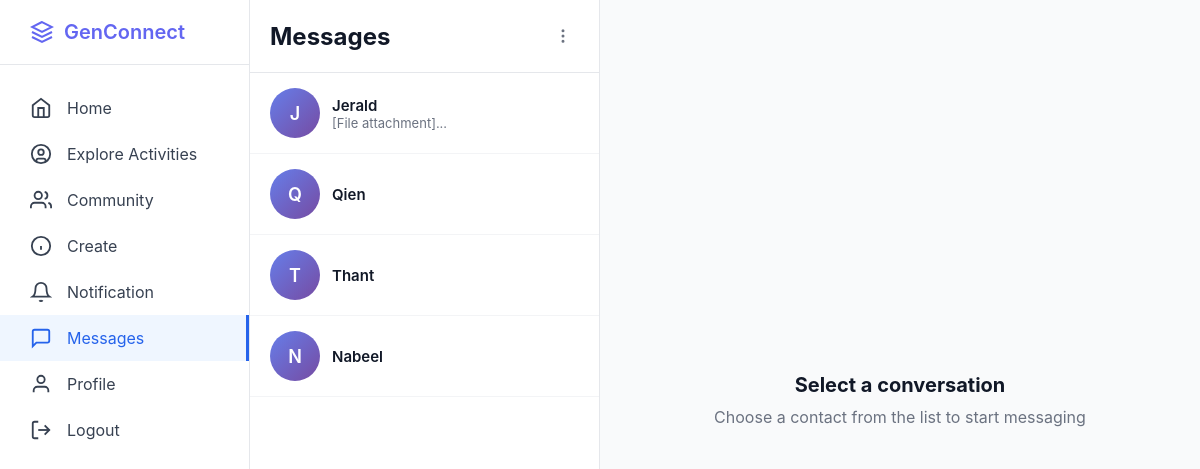
/messages (signed in), run on an earlier commit of the app's database.
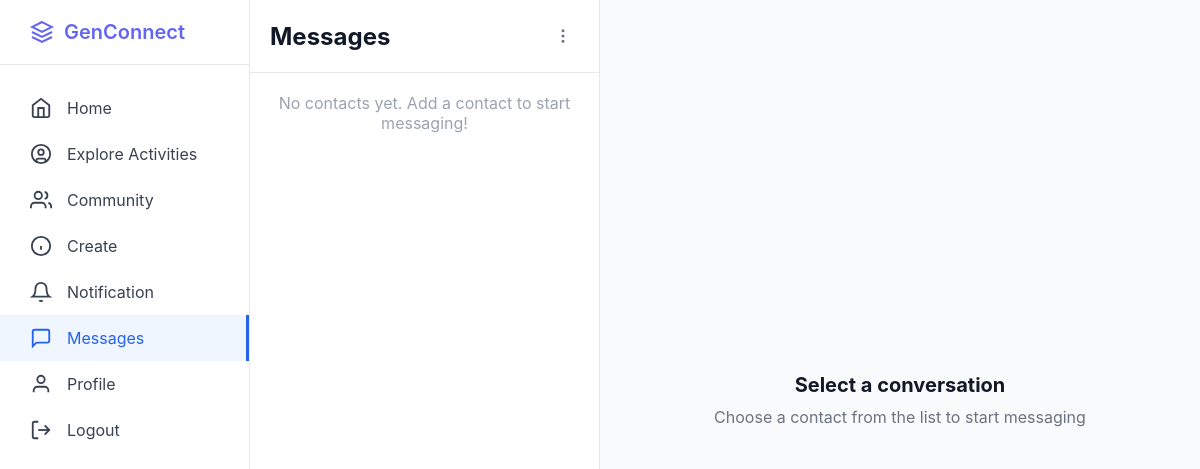
And on a later commit of the database.
### app.py (models this page shows, shortened)
class User(db.Model):
    __tablename__ = 'users'
    id = db.Column(db.Integer, primary_key=True)
    username = db.Column(db.String(80), unique=True, nullable=False)
    email = db.Column(db.String(120), unique=True, nullable=False)
    fullname = db.Column(db.String(100), nullable=True)
    password_hash = db.Column(db.String(255), nullable=False)
    bio = db.Column(db.Text, nullable=True)
    interests = db.Column(db.String(255), nullable=True)
    profile_picture = db.Column(db.String(255), default='default.jpg')
    banner_image = db.Column(db.String(255), default='default_banner.jpg')
    member_type = db.Column(db.String(50), default='Youth Member')
    created_at = db.Column(db.DateTime, default=datetime.utcnow)
    posts = db.relationship('Post', backref='author', lazy=True, cascade='all, delete-orphan')
    comments = db.relationship('Comment', backref='author', lazy=True, cascade='all, delete-orphan')
    likes = db.relationship('Like', backref='user', lazy=True, cascade='all, delete-orphan')
    followers = db.relationship(
        'Follow',
        foreign_keys='Follow.followed_id',
        backref='followed_user',
        lazy='dynamic',
        cascade='all, delete-orphan'
    )
    following = db.relationship(
        'Follow',
        foreign_keys='Follow.follower_id',
        backref='follower_user',
        lazy='dynamic',
        cascade='all, delete-orphan'
    )
    community_memberships = db.relationship('CommunityMember', backref='user', lazy=True, cascade='all, delete-orphan')
    sent_messages = db.relationship(
        'Message',
        foreign_keys='Message.sender_id',
        backref='sender',
        lazy='dynamic',
        cascade='all, delete-orphan'
    )
    received_messages = db.relationship(
        'Message',
        foreign_keys='Message.receiver_id',
        backref='receiver',
        lazy='dynamic',
        cascade='all, delete-orphan'
    )
    contacts_initiated = db.relationship(
        'Contact',
        foreign_keys='Contact.user_id',
        backref='user',
        lazy='dynamic',
        cascade='all, delete-orphan'
    )
    contacts_received = db.relationship(
        'Contact',
        foreign_keys='Contact.contact_user_id',
        backref='contact_user',
        lazy='dynamic',
        cascade='all, delete-orphan'
    )
    def get_contacts(self):
        contacts = Contact.query.filter(
            or_(
                and_(Contact.user_id == self.id, Contact.status == 'accepted'),
                and_(Contact.contact_user_id == self.id, Contact.status == 'accepted')
            )
        ).all()
        contact_users = []
        for contact in contacts:
            if contact.user_id == self.id:
                contact_users.append(contact.contact_user)
            else:
                contact_users.append(contact.user)
        return contact_users

class Message(db.Model):
    __tablename__ = 'messages'
    id = db.Column(db.Integer, primary_key=True)
    sender_id = db.Column(db.Integer, db.ForeignKey('users.id'), nullable=False)
    receiver_id = db.Column(db.Integer, db.ForeignKey('users.id'), nullable=False)
    content = db.Column(db.Text, nullable=False)
    is_read = db.Column(db.Boolean, default=False)
    created_at = db.Column(db.DateTime, default=datetime.utcnow)
    updated_at = db.Column(db.DateTime, default=datetime.utcnow, onupdate=datetime.utcnow)

### app.py (the view)
@app.route('/messages')
def messages():
    if 'user_id' not in session:
        return redirect(url_for('login'))
    current_user = User.query.get_or_404(session['user_id'])
    contacts = current_user.get_contacts()
    conversations = []
    for contact in contacts:
        last_message = Message.query.filter(
            or_(
                and_(Message.sender_id == current_user.id, Message.receiver_id == contact.id),
                and_(Message.sender_id == contact.id, Message.receiver_id == current_user.id)
            )
        ).order_by(Message.created_at.desc()).first()
        unread_count = Message.query.filter_by(
            sender_id=contact.id,
            receiver_id=current_user.id,
            is_read=False
        ).count()
        conversations.append({
            'contact': contact,
            'last_message': last_message,
            'unread_count': unread_count
        })
    conversations.sort(key=lambda x: x['last_message'].created_at if x['last_message'] else datetime.min, reverse=True)
    return render_template('messages.html', conversations=conversations, current_user=current_user)

### templates/messages.html (shortened to what this page needs)
<!DOCTYPE html>
<html lang="en">
<head>
</head>
<body>
<div class="container">
    <aside class="sidebar">
        <div class="sidebar-logo">
            <a href="/" class="logo">
                <svg viewBox="0 0 24 24" fill="none" stroke="currentColor" stroke-width="2">
                    <path d="M12 2L2 7l10 5 10-5-10-5z"/>
                    <path d="M2 17l10 5 10-5"/>
                    <path d="M2 12l10 5 10-5"/>
                </svg>
                <span>GenConnect</span>
            </a>
        </div>
        <ul class="sidebar-nav">
            <li>
                <a href="/home">
                    <svg viewBox="0 0 24 24" fill="none" stroke="currentColor" stroke-width="2">
                        <path d="m3 9 9-7 9 7v11a2 2 0 0 1-2 2H5a2 2 0 0 1-2-2z"/>
                        <polyline points="9 22 9 12 15 12 15 22"/>
                    </svg>
                    <span>Home</span>
                </a>
            </li>
            <li>
                <a href="#">
                    <svg viewBox="0 0 24 24" fill="none" stroke="currentColor" stroke-width="2">
                        <circle cx="12" cy="12" r="10"/>
                        <circle cx="12" cy="10" r="3"/>
                        <path d="M7 20.662V19a2 2 0 0 1 2-2h6a2 2 0 0 1 2 2v1.662"/>
                    </svg>
                    <span>Explore Activities</span>
                </a>
            </li>
            <li>
                <a href="#">
                    <svg viewBox="0 0 24 24" fill="none" stroke="currentColor" stroke-width="2">
                        <path d="M17 21v-2a4 4 0 0 0-4-4H5a4 4 0 0 0-4 4v2"/>
                        <circle cx="9" cy="7" r="4"/>
                        <path d="M23 21v-2a4 4 0 0 0-3-3.87"/>
                        <path d="M16 3.13a4 4 0 0 1 0 7.75"/>
                    </svg>
                    <span>Community</span>
                </a>
            </li>
            <li>
                <a href="#">
                    <svg viewBox="0 0 24 24" fill="none" stroke="currentColor" stroke-width="2">
                        <circle cx="12" cy="12" r="10"/>
                        <line x1="12" y1="16" x2="12" y2="12"/>
                        <line x1="12" y1="8" x2="12.01" y2="8"/>
                    </svg>
                    <span>Create</span>
                </a>
            </li>
            <li>
                <a href="#">
                    <svg viewBox="0 0 24 24" fill="none" stroke="currentColor" stroke-width="2">
                        <path d="M18 8A6 6 0 0 0 6 8c0 7-3 9-3 9h18s-3-2-3-9"/>
                        <path d="M13.73 21a2 2 0 0 1-3.46 0"/>
                    </svg>
                    <span>Notification</span>
                </a>
            </li>
            <li>
                <a href="/messages" class="active">
                    <svg viewBox="0 0 24 24" fill="none" stroke="currentColor" stroke-width="2">
                        <path d="M21 15a2 2 0 0 1-2 2H7l-4 4V5a2 2 0 0 1 2-2h14a2 2 0 0 1 2 2z"/>
                    </svg>
                    <span>Messages</span>
                </a>
            </li>
            <li>
                <a href="/profile">
                    <svg viewBox="0 0 24 24" fill="none" stroke="currentColor" stroke-width="2">
                        <path d="M20 21v-2a4 4 0 0 0-4-4H8a4 4 0 0 0-4 4v2"/>
                        <circle cx="12" cy="7" r="4"/>
                    </svg>
                    <span>Profile</span>
                </a>
            </li>
            <li>
                <a href="/logout">
                    <svg viewBox="0 0 24 24" fill="none" stroke="currentColor" stroke-width="2">
                        <path d="M9 21H5a2 2 0 0 1-2-2V5a2 2 0 0 1 2-2h4"/>
                        <polyline points="16 17 21 12 16 7"/>
                        <line x1="21" y1="12" x2="9" y2="12"/>
                    </svg>
                    <span>Logout</span>
                </a>
            </li>
        </ul>
    </aside>
    <div class="messages-container">
        <div class="conversations-sidebar">
            <div class="conversations-header">
                <h2>Messages</h2>
                <div class="header-icon" id="conversationMenuBtn" title="More Options">
                    <svg width="18" height="18" viewBox="0 0 24 24" fill="none" stroke="currentColor" stroke-width="2">
                        <circle cx="12" cy="12" r="1"/>
                        <circle cx="12" cy="5" r="1"/>
                        <circle cx="12" cy="19" r="1"/>
                    </svg>
                </div>
            </div>
            <div class="conversations-list">
                {% if conversations %}
                    {% for conv in conversations %}
                    <a href="/messages/{{ conv.contact.id }}" class="conversation-item">
                        <div class="conversation-avatar">
                            {{ conv.contact.username[0].upper() }}
                        </div>
                        <div class="conversation-info">
                            <div class="conversation-name">{{ conv.contact.username }}</div>
                            {% if conv.last_message %}
                            <div style="font-size: 13px; color: #6b7280;">
                                {{ conv.last_message.content[:30] }}...
                            </div>
                            {% endif %}
                        </div>
                    </a>
                    {% endfor %}
                {% else %}
                    <div style="padding: 20px; text-align: center; color: #9ca3af;">
                        No contacts yet. Add a contact to start messaging!
                    </div>
                {% endif %}
            </div>
        </div>
        <div class="empty-state">
            <h3>Select a conversation</h3>
            <p>Choose a contact from the list to start messaging</p>
        </div>
    </div>
</div>
</body>
</html>

### templates/messages.html (style rules this page uses)
* { margin: 0; padding: 0; box-sizing: border-box; }
body { font-family: -apple-system, BlinkMacSystemFont, 'Segoe UI', Roboto, sans-serif; background-color: #f5f5f5; }
.container { display: flex; height: 100vh; }
.sidebar { position: fixed; left: 0; top: 0; width: 250px; height: 100vh; background-color: white; border-right: 1px solid #e5e7eb; padding: 20px 0; }
.sidebar-logo { padding: 0 30px 20px; border-bottom: 1px solid #e5e7eb; margin-bottom: 20px; }
.logo { display: flex; align-items: center; gap: 10px; font-size: 20px; font-weight: 600; color: #6366f1; text-decoration: none; }
.logo svg { width: 24px; height: 24px; }
.sidebar-nav { list-style: none; }
.sidebar-nav a { display: flex; align-items: center; gap: 15px; padding: 12px 30px; text-decoration: none; color: #374151; transition: background-color 0.2s; }
.sidebar-nav a.active { background-color: #eff6ff; color: #2563eb; border-right: 3px solid #2563eb; }
.sidebar-nav svg { width: 22px; height: 22px; }
.messages-container { margin-left: 250px; flex: 1; display: flex; background-color: #f9fafb; }
.conversations-sidebar { width: 350px; background: white; border-right: 1px solid #e5e7eb; position: relative; }
.conversations-header { padding: 20px; border-bottom: 1px solid #e5e7eb; display: flex; justify-content: space-between; align-items: center; }
.conversations-header h2 { font-size: 24px; font-weight: 700; color: #111827; }
.header-icon { width: 32px; height: 32px; border-radius: 50%; display: flex; align-items: center; justify-content: center; cursor: pointer; transition: background-color 0.2s; color: #6b7280; }
.conversations-list { overflow-y: auto; }
.empty-state { flex: 1; display: flex; flex-direction: column; align-items: center; justify-content: center; padding: 40px; text-align: center; }
.empty-state h3 { font-size: 20px; color: #111827; margin-bottom: 10px; }
.empty-state p { color: #6b7280; }

What changed in the data, as far as the page shows it:
removed User: contact "J", contact.username "Jerald"
removed Message: last_message "[File attachment]"
no longer on this page (row edited): User: contact "Q", contact.username "Qien"
no longer on this page (row edited): User: contact "T", contact.username "Thant"
removed User: contact "N", contact.username "Nabeel"
Also different on the page:
text now shown: "No contacts yet. Add a contact to start messaging!"
